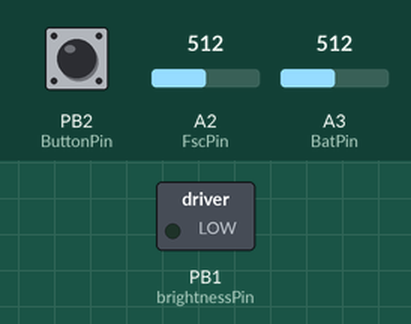
A sketch run on a simulated ATtiny85, built with avr-gcc and run on an emulated ATtiny85. Shown: switched loads named in the sketch (green lamp = pin HIGH). The inputs (shaded band) are chosen by the test bench; at power-on: A3 (BatPin) = 512, PB2 (ButtonPin) HIGH, A2 (FscPin) = 512.

Above: at 1.2 s.
1.3 s: A3 (BatPin) set to 464
2.8 s: A3 (BatPin) set to 433
At 2.95 s:
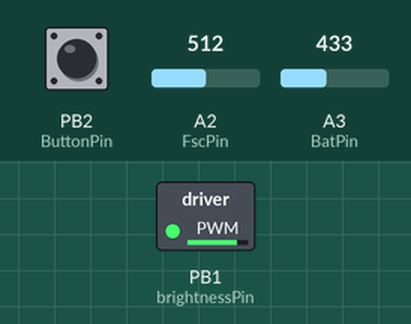
Timing chart, 0 to 5.8 s (numbered marks = the images above; inputs shaded):
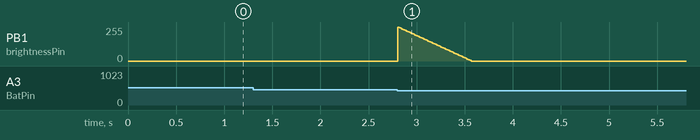

Measured:
- the behaviour switches between 450 and 449 on A3 (BatPin) (found by bisection; images 0 and 1)
- after the input at 1.3 s, every drawn part: stays the same

The sketch:

DRL_ATtiny85.ino
```cpp
// program scris de Nicu FLORICA (niq_ro)
// DRL testat de Liviu HINOVEANU

int brightnessPin = 1;
int BatPin = A3;
int FscPin = A2;
int ButtonPin = 2;
int UBat = 0;
int UFsc = 0;
int brightness = 0;
int brightup = 51;
int ButtonState = 1;
unsigned long timp = 0;
unsigned long debounce = 100;
float KUBat = 4.95/5.;
float KUFsc = 4.95/5.;
int Uprag1 = 417/KUFsc; // U faza scurta 12,0 V
int Uprag2 = 446/KUBat; // U bat 12,8 V FOLOSITA LA FADE
int Uprag3 = 458/KUBat; // U bat 13,1 V

byte motorpornit = 0;
byte fazascurta = 0;

void setup()
{
pinMode(1, OUTPUT);
pinMode(2, INPUT_PULLUP);
pinMode(A2, INPUT);
pinMode(A3, INPUT);
}

void loop()
{
UBat = analogRead(BatPin);  // citire tensiune baterie
UFsc  = analogRead(FscPin); // citire tensiune faza scurta
//analogWrite(1, brightness);  // aprindere becuri FL la anumit procent (variabila)
ButtonState = digitalRead(ButtonPin);  // citire stare buton

if (UBat > Uprag3)  // daca a pornit motorul si alternatorul incarca
{
  motorpornit = 1;
}

if (UFsc < Uprag1)  // daca faza scurta e stinsa
{
  fazascurta = 0;
}
else fazascurta = 1;

if (fazascurta == 0)
{
if ((ButtonState == 0) && (millis() - timp > debounce) && (UBat > Uprag3)) // daca se apasa butonul si tensiunea bateriei e mai mare de 13,1V si faza scurta e stinsa
{
brightness = brightness + brightup;  // creste variabila
if (brightness  > 254 )  // daca variabila e maxim o face 0
{
brightness = 0;
}
timp = millis(); // se memoreaza timpul apasarii
} // aici se termina partea de modificare variabila

if (motorpornit == 1)   // daca tensiunea pe baterie mai mare de 13,1V si faza scurta stinsa
{
analogWrite(1, brightness);  // se comanda becul prin PWM
}
}

if ((motorpornit == 1) && (fazascurta == 1))  // daca tensiunea pe baterie e mai mare de 13,1V si pozitia aprinsa
{
analogWrite(1, 0);   // stinge luminile comandate pwm
}

if ((UBat < Uprag2) && (motorpornit == 1))  // daca tensiunea pe baterie scade sub 12,4V si motorul este sau a fost pornit anterior
{
for (int fadeValue = 255 ; fadeValue >= 0; fadeValue -= 5)   // stinge lent becurile
{

analogWrite(1, fadeValue);
delay(15);
}
motorpornit = 0;  // considera ca motorul e oprit
}

delay(10);  // pauza mica
}
```
